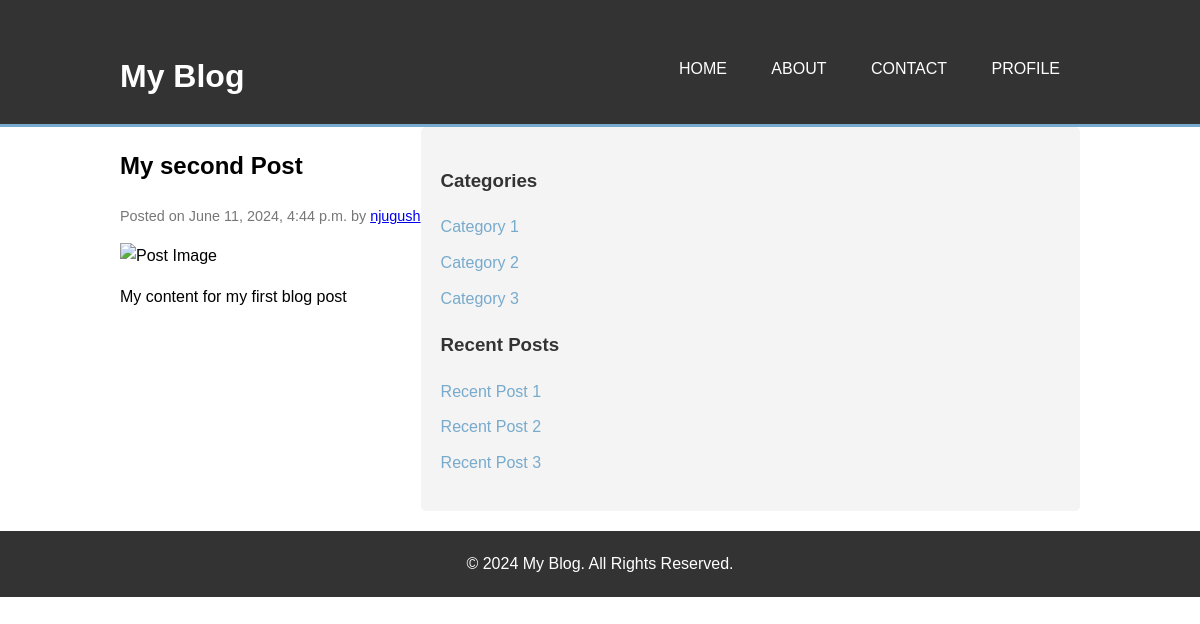
Screenshot of /post/3/ with the database file from the repository.
### blog_app/models.py (models this page shows, shortened)
class Post(models.Model):
    title = models.CharField(max_length=100)
    content = models.TextField()
    date_posted = models.DateTimeField(default=timezone.now)
    author = models.ForeignKey(User, on_delete=models.CASCADE)

### blog_app/views.py (the view)
# urls.py: path('post/<int:id>/',views.post_detail,name='post_detail')
def post_detail(request,id):
    post = get_object_or_404(Post,id=id)
    context = {
        "post":post
    }
    return render(request,'blog_app/detail.html',context)

### templates/blog_app/detail.html
{% extends 'blog_app/base.html' %}
{% block content %}
<main class="container">
  <article class="post-detail">
    <h2>{{ post.title }}</h2>
    <p class="post-meta">Posted on {{ post.date_posted }} by <a href="#">{{ post.author }}</a></p>
    <img src="{{ post.image.url }}" alt="Post Image" class="post-image" />
    <p>{{ post.content }}</p>
  </article>
  <aside class="sidebar">
    <h3>Categories</h3>
    <ul>
      <li><a href="#">Category 1</a></li>
      <li><a href="#">Category 2</a></li>
      <li><a href="#">Category 3</a></li>
    </ul>
    <h3>Recent Posts</h3>
    <ul>
      <li><a href="#">Recent Post 1</a></li>
      <li><a href="#">Recent Post 2</a></li>
      <li><a href="#">Recent Post 3</a></li>
    </ul>
  </aside>
</main>
{% endblock %}

### static/blogApp/main.css (style rules this page uses)
body { font-family: Arial, sans-serif; line-height: 1.6; margin: 0; padding: 0; }
.container { width: 80%; margin: auto; overflow: hidden; }
main { display: flex; justify-content: space-between; margin-top: 20px; }
.post-meta { color: #777; font-size: 0.9em; }
.sidebar { flex: 1; background: #f4f4f4; padding: 20px; border-radius: 5px; }
.sidebar h3 { color: #333; }
.sidebar ul { list-style: none; padding: 0; }
.sidebar li { margin-bottom: 10px; }
.sidebar a { text-decoration: none; color: #77aacc; }

### rows the page displays
Post: title "My second Post", date_posted "June 11, 2024, 4:44 p.m.", author "njugush", content "My content for my first blog post"
